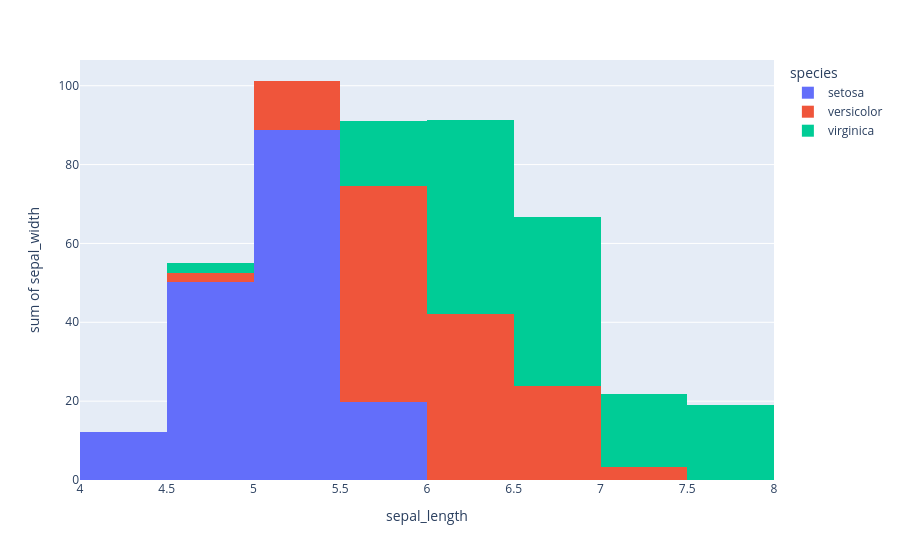

Notebook code for this chart:
### Code cell
import plotly.express as px

df = px.data.iris()

fig = px.histogram(df, x="sepal_length", y="sepal_width", color="species")

fig.show()

fig.write_html("scatter_plot.html")

### Figure 1 — Plotly figure (JSON) as saved in the notebook; plotly's stock layout.template omitted (floating-point values rounded to 4 significant figures)
{"data": [{"bingroup": "x", "histfunc": "sum", "hovertemplate": "species=setosa<br>sepal_length=%{x}<br>sum of sepal_width=%{y}<extra></extra>", "legendgroup": "setosa", "marker": {"color": "#636efa", "pattern": {"shape": ""}}, "name": "setosa", "orientation": "v", "showlegend": true, "type": "histogram", "x": [5.1, 4.9, 4.7, 4.6, 5.0, 5.4, 4.6, 5.0, 4.4, 4.9, 5.4, 4.8, 4.8, 4.3, 5.8, 5.7, 5.4, 5.1, 5.7, 5.1, 5.4, 5.1, 4.6, 5.1, 4.8, 5.0, 5.0, 5.2, 5.2, 4.7, 4.8, 5.4, 5.2, 5.5, 4.9, 5.0, 5.5, 4.9, 4.4, 5.1, 5.0, 4.5, 4.4, 5.0, 5.1, 4.8, 5.1, 4.6, 5.3, 5.0], "xaxis": "x", "y": [3.5, 3.0, 3.2, 3.1, 3.6, 3.9, 3.4, 3.4, 2.9, 3.1, 3.7, 3.4, 3.0, 3.0, 4.0, 4.4, 3.9, 3.5, 3.8, 3.8, 3.4, 3.7, 3.6, 3.3, 3.4, 3.0, 3.4, 3.5, 3.4, 3.2, 3.1, 3.4, 4.1, 4.2, 3.1, 3.2, 3.5, 3.1, 3.0, 3.4, 3.5, 2.3, 3.2, 3.5, 3.8, 3.0, 3.8, 3.2, 3.7, 3.3], "yaxis": "y"}, {"bingroup": "x", "histfunc": "sum", "hovertemplate": "species=versicolor<br>sepal_length=%{x}<br>sum of sepal_width=%{y}<extra></extra>", "legendgroup": "versicolor", "marker": {"color": "#EF553B", "pattern": {"shape": ""}}, "name": "versicolor", "orientation": "v", "showlegend": true, "type": "histogram", "x": [7.0, 6.4, 6.9, 5.5, 6.5, 5.7, 6.3, 4.9, 6.6, 5.2, 5.0, 5.9, 6.0, 6.1, 5.6, 6.7, 5.6, 5.8, 6.2, 5.6, 5.9, 6.1, 6.3, 6.1, 6.4, 6.6, 6.8, 6.7, 6.0, 5.7, 5.5, 5.5, 5.8, 6.0, 5.4, 6.0, 6.7, 6.3, 5.6, 5.5, 5.5, 6.1, 5.8, 5.0, 5.6, 5.7, 5.7, 6.2, 5.1, 5.7], "xaxis": "x", "y": [3.2, 3.2, 3.1, 2.3, 2.8, 2.8, 3.3, 2.4, 2.9, 2.7, 2.0, 3.0, 2.2, 2.9, 2.9, 3.1, 3.0, 2.7, 2.2, 2.5, 3.2, 2.8, 2.5, 2.8, 2.9, 3.0, 2.8, 3.0, 2.9, 2.6, 2.4, 2.4, 2.7, 2.7, 3.0, 3.4, 3.1, 2.3, 3.0, 2.5, 2.6, 3.0, 2.6, 2.3, 2.7, 3.0, 2.9, 2.9, 2.5, 2.8], "yaxis": "y"}, {"bingroup": "x", "histfunc": "sum", "hovertemplate": "species=virginica<br>sepal_length=%{x}<br>sum of sepal_width=%{y}<extra></extra>", "legendgroup": "virginica", "marker": {"color": "#00cc96", "pattern": {"shape": ""}}, "name": "virginica", "orientation": "v", "showlegend": true, "type": "histogram", "x": [6.3, 5.8, 7.1, 6.3, 6.5, 7.6, 4.9, 7.3, 6.7, 7.2, 6.5, 6.4, 6.8, 5.7, 5.8, 6.4, 6.5, 7.7, 7.7, 6.0, 6.9, 5.6, 7.7, 6.3, 6.7, 7.2, 6.2, 6.1, 6.4, 7.2, 7.4, 7.9, 6.4, 6.3, 6.1, 7.7, 6.3, 6.4, 6.0, 6.9, 6.7, 6.9, 5.8, 6.8, 6.7, 6.7, 6.3, 6.5, 6.2, 5.9], "xaxis": "x", "y": [3.3, 2.7, 3.0, 2.9, 3.0, 3.0, 2.5, 2.9, 2.5, 3.6, 3.2, 2.7, 3.0, 2.5, 2.8, 3.2, 3.0, 3.8, 2.6, 2.2, 3.2, 2.8, 2.8, 2.7, 3.3, 3.2, 2.8, 3.0, 2.8, 3.0, 2.8, 3.8, 2.8, 2.8, 2.6, 3.0, 3.4, 3.1, 3.0, 3.1, 3.1, 3.1, 2.7, 3.2, 3.3, 3.0, 2.5, 3.0, 3.4, 3.0], "yaxis": "y"}], "layout": {"barmode": "relative", "legend": {"title": {"text": "species"}, "tracegroupgap": 0}, "margin": {"t": 60}, "xaxis": {"anchor": "y", "domain": [0, 1], "title": {"text": "sepal_length"}}, "yaxis": {"anchor": "x", "domain": [0, 1], "title": {"text": "sum of sepal_width"}}}}
